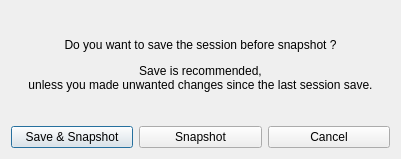
<?xml version="1.0" encoding="UTF-8"?>
<ui version="4.0">
 <class>DialogQuitApp</class>
 <widget class="QDialog" name="DialogQuitApp">
  <property name="windowModality">
   <enum>Qt::NonModal</enum>
  </property>
  <property name="geometry">
   <rect>
    <x>0</x>
    <y>0</y>
    <width>401</width>
    <height>159</height>
   </rect>
  </property>
  <property name="windowTitle">
   <string>Quit RaySession</string>
  </property>
  <property name="modal">
   <bool>false</bool>
  </property>
  <layout class="QVBoxLayout" name="verticalLayout">
   <item>
    <widget class="QLabel" name="labelExecutable">
     <property name="text">
      <string>&lt;html&gt;&lt;head/&gt;&lt;body&gt;&lt;p&gt;Do you want to save the session before snapshot ?&lt;/p&gt;&lt;p&gt;Save is recommended,&lt;br/&gt;unless you made unwanted changes since the last session save.&lt;/p&gt;&lt;/body&gt;&lt;/html&gt;</string>
     </property>
     <property name="alignment">
      <set>Qt::AlignCenter</set>
     </property>
    </widget>
   </item>
   <item>
    <layout class="QHBoxLayout" name="horizontalLayout">
     <item>
      <widget class="QPushButton" name="pushButtonSaveQuit">
       <property name="text">
        <string>Save &amp;&amp; Snapshot</string>
       </property>
       <property name="icon">
        <iconset theme="document-save">
         <normaloff>.</normaloff>.</iconset>
       </property>
      </widget>
     </item>
     <item>
      <widget class="QPushButton" name="pushButtonQuitNoSave">
       <property name="text">
        <string>Snapshot</string>
       </property>
       <property name="icon">
        <iconset theme="dialog-close">
         <normaloff>.</normaloff>.</iconset>
       </property>
      </widget>
     </item>
     <item>
      <widget class="QPushButton" name="pushButtonCancel">
       <property name="text">
        <string>Cancel</string>
       </property>
       <property name="icon">
        <iconset theme="dialog-cancel">
         <normaloff>.</normaloff>.</iconset>
       </property>
      </widget>
     </item>
    </layout>
   </item>
  </layout>
 </widget>
 <resources/>
 <connections>
  <connection>
   <sender>pushButtonCancel</sender>
   <signal>clicked()</signal>
   <receiver>DialogQuitApp</receiver>
   <slot>reject()</slot>
   <hints>
    <hint type="sourcelabel">
     <x>326</x>
     <y>120</y>
    </hint>
    <hint type="destinationlabel">
     <x>187</x>
     <y>79</y>
    </hint>
   </hints>
  </connection>
 </connections>
</ui>
